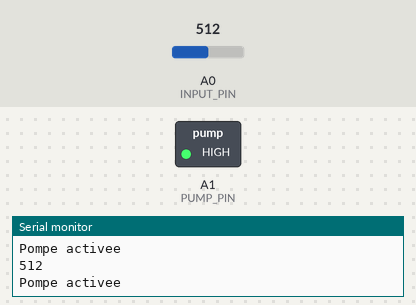
Simulated run of this sketch. Board: Arduino Uno, built with avr-gcc and run on an emulated ATmega328P. Shown: switched loads named in the sketch (green lamp = pin HIGH), the last lines printed to the serial monitor. Inputs (shaded band) come from the test bench; at power-on: A0 (INPUT_PIN) = 512.

Above: at 1.2 s.
1.3 s: A0 (INPUT_PIN) set to 389
2.8 s: A0 (INPUT_PIN) set to 361
At 3.1 s:
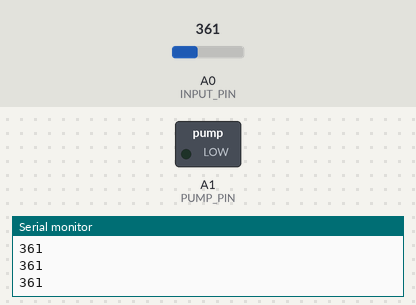
4.3 s: A0 (INPUT_PIN) set to 380
At 5.5 s:
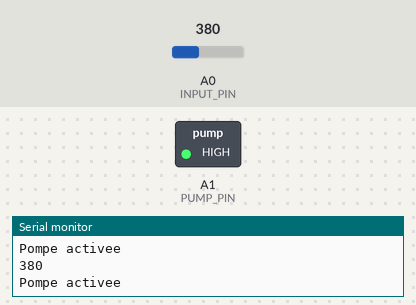
5.8 s: A0 (INPUT_PIN) set to 360
At 7.0 s:
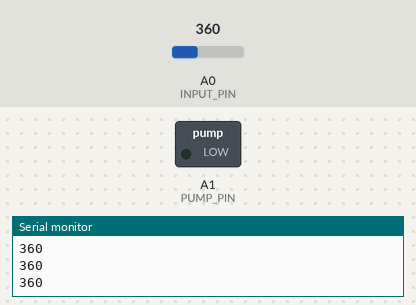
Timing chart, 0 to 8.3 s (numbered marks = the images above; inputs shaded):
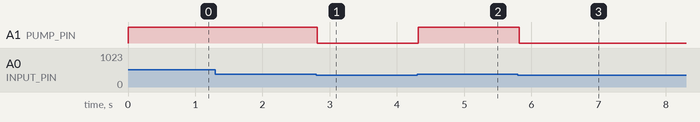

The sketch:

pump.ino
```cpp
#define INPUT_PIN A0
#define PUMP_PIN A1

bool flag = true;
int rawADC;

void setup() {
    Serial.begin(9600);
    pinMode(INPUT_PIN,INPUT);
    pinMode(PUMP_PIN,OUTPUT);
    digitalWrite(PUMP_PIN,0);
}

void loop() {
  rawADC = analogRead(INPUT_PIN);
  Serial.println(rawADC);
  if(rawADC>370){
      digitalWrite(PUMP_PIN,1);
      Serial.println("Pompe activee");
  }

  else
    digitalWrite(PUMP_PIN,0);
  delay(100);
}
```

Measured:
- the behaviour switches between 371 and 370 on A0 (INPUT_PIN) (found by bisection; images 0 and 1)
- after the input at 2.8 s, A1 (PUMP_PIN): HIGH → LOW at once
- after the input at 4.3 s, A1 (PUMP_PIN): LOW → HIGH at once
- after the input at 5.8 s, A1 (PUMP_PIN): HIGH → LOW at once
